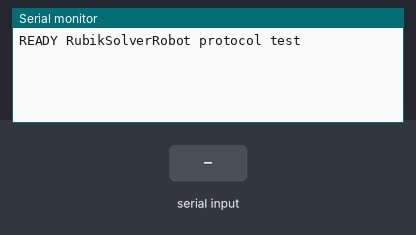
Recording of a sketch running on a simulated Arduino Uno, built with avr-gcc and run on an emulated ATmega328P. Shown: the last lines printed to the serial monitor. The test bench sets the inputs (shaded band).

Above: at 1.2 s.
1.3 s: "1" received over Serial
At 1.9 s:
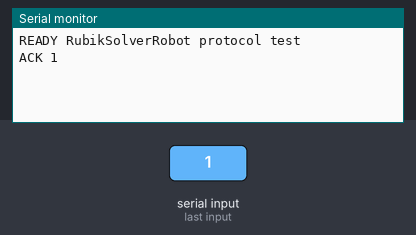
2.8 s: "0" received over Serial
At 4.0 s:
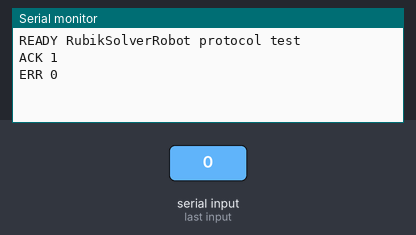
4.3 s: "2" received over Serial
At 5.4 s:
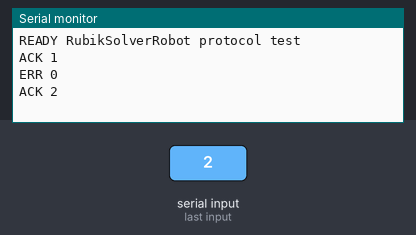

The sketch:

rubik_robot.ino
```cpp
// RubikSolverRobot serial protocol test firmware.
//
// This sketch does not attach servos or move hardware. It lets you verify the
// desktop command stream before you restore and calibrate the legacy motion
// code.

const long SERIAL_BAUD_RATE = 9600;
const char VALID_COMMANDS[] = "Ff1Bb2Uu3Dd4Ll5Rr6S";

bool isValidCommand(char command) {
  for (unsigned int index = 0; index < sizeof(VALID_COMMANDS) - 1; ++index) {
    if (VALID_COMMANDS[index] == command) {
      return true;
    }
  }
  return false;
}

void setup() {
  Serial.begin(SERIAL_BAUD_RATE);
  Serial.println("READY RubikSolverRobot protocol test");
}

void loop() {
  if (Serial.available() <= 0) {
    return;
  }

  const char command = Serial.read();
  if (!isValidCommand(command)) {
    Serial.print("ERR ");
    Serial.println(command);
    return;
  }

  Serial.print("ACK ");
  Serial.println(command);
}
```

Measured:
- after the input at 1.3 s, the serial monitor: prints a new line at once (image 1)
- after the input at 2.8 s, the serial monitor: prints a new line at once (image 2)
- after the input at 4.3 s, the serial monitor: prints a new line at once (image 3)
